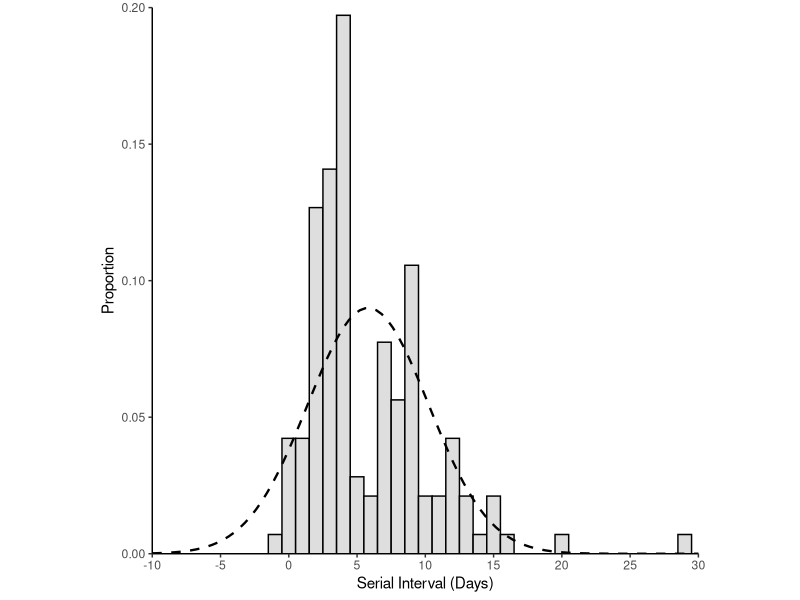
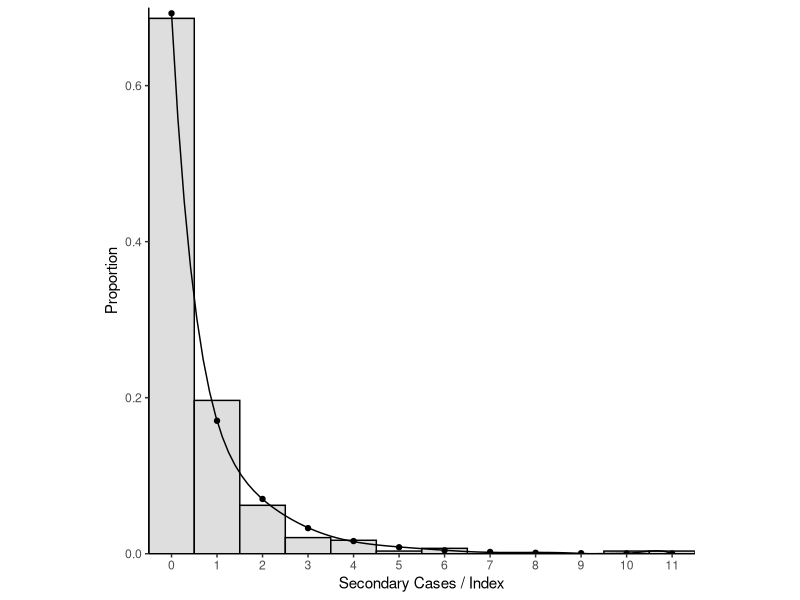

The R script that drew these images, in order:
library(tidyverse)
library(fitdistrplus)


#######SERIAL INTERVAL AND OFFSPRING DISTRIBUTION ANALYSIS

transmission_pairs <- read_csv(file = "data/transmission_pairs.csv")

###SERIAL INTERVAL ANALYSIS

#fit normal distribution to serial intervals
nfit <- transmission_pairs %>%
  filter(onset.diff != 'NA') %>%
  pull(onset.diff) %>%
  fitdist(data = ., distr = 'norm')

summary(nfit)
nfit_boot <- summary(bootdist(nfit))



#Plot serial interval with lognormal distributions
ggplot(data = transmission_pairs) +
  geom_histogram(aes(x = onset.diff, y = ..density..), fill = '#dedede', colour = "black", binwidth = 1) + stat_function(fun = dnorm, args = list(mean = nfit$estimate[[1]], sd = nfit$estimate[[2]]), size = 0.8, linetype = 2) +
  scale_x_continuous("Serial Interval (Days)", limits = c(-10,30), breaks = seq(-10, 30, by =5), expand = c(0,0)) +
  scale_y_continuous("Proportion", expand = c(0,0), limits = c(0,0.20)) +
  theme_classic() +
  theme(aspect.ratio = 1)



####OFFSPRING DISTRIBUTION ANALYSIS
#count number of offspring per individual infector
offspring <- transmission_pairs %>%
  dplyr::select(infector.case) %>%
  group_by(infector.case) %>%
  count() %>%
  arrange(desc(n))

#count number of terminal infectees including sporadic local cases
infectee <- transmission_pairs %>%
  dplyr::select(infector.case, infectee.case) %>%
  gather() %>%
  filter(key == 'infectee.case')

infector <-  transmission_pairs %>%
  dplyr::select(infector.case, infectee.case) %>%
  gather() %>%
  filter(key == 'infector.case')

duplicate <- infector %>%
  left_join(., infectee, by = 'value') %>%
  filter(key.y != 'NA') %>%
  dplyr::select(value) %>%
  distinct()

nterminal_infectees <- infectee %>% 
  dplyr::select(value) %>%
  filter(!value %in% duplicate$value) %>%
  transmute(case.no = as.numeric(value)) %>%
  nrow() + 46 #46 Sporadic Local cases without links additional transmission

#create vector of complete offspring distribution with terminal cases having zero secondary cases
complete_offspringd <- enframe(c(offspring$n, rep(0,nterminal_infectees)))

#fit negative binomial distribution to the final offspring distribution
nbfit <- complete_offspringd %>%
  pull(value) %>%
  fitdist(., distr = 'nbinom')

summary(nbfit)
#bootstrap analysis
nbfit_boot <- summary(bootdist(nbfit))

#plot offspring distribution with negative binomial parameters
ggplot() +
  geom_histogram(aes(x=complete_offspringd$value, y = ..density..), fill = "#dedede", colour = "Black", binwidth = 1) +
  geom_point(aes(x = 0:11, y = dnbinom(x = 0:11, size = nbfit$estimate[[1]], mu = nbfit$estimate[[2]])), size = 1.5) +
  stat_smooth(aes(x = 0:11, y = dnbinom(x = 0:11, size = nbfit$estimate[[1]], mu = nbfit$estimate[[2]])), method = 'lm', formula = y ~ poly(x, 9), se = FALSE, size = 0.5, colour = 'black') +
  expand_limits(x = 0, y = 0) +
  scale_x_continuous("Secondary Cases / Index", expand = c(0, 0), breaks = 0:11)  +
  scale_y_continuous("Proportion", limits = c(0,0.7), expand = c(0, 0)) +
  theme_classic() +
  theme(aspect.ratio = 1)
